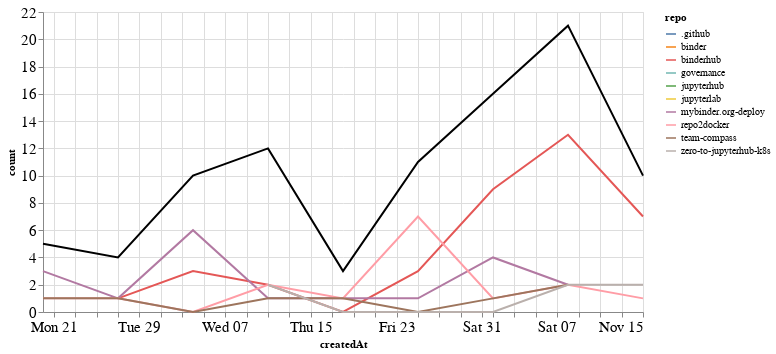

This figure's notebook cell:
### Markdown cell above
## Comments

### Code cell
comments_time = comments.groupby('repo').resample('W', on='createdAt').count()['author'].reset_index()
comments_time = comments_time.rename(columns={'author': 'count'})
comments_time_total = comments_time.groupby('createdAt').agg({"count": "sum"}).reset_index()
ch1 = alt.Chart(comments_time, width=600).mark_line().encode(
    x='createdAt',
    y='count',
    color='repo',
    tooltip="repo"
)

ch2 = alt.Chart(comments_time_total, width=600).mark_line(color="black").encode(
    x='createdAt',
    y='count',
)

ch1 + ch2

### Figure 1 — Vega-Lite specification as saved in the notebook (floating-point values rounded to 4 significant figures)
{"config": {"axisLeft": {"labelFontSize": 15}, "axisBottom": {"labelFontSize": 15}}, "layer": [{"data": {"name": "data-43790f7fea48377c8211d341f3dadc68"}, "mark": "line", "encoding": {"color": {"type": "nominal", "field": "repo"}, "tooltip": {"type": "nominal", "field": "repo"}, "x": {"type": "temporal", "field": "createdAt"}, "y": {"type": "quantitative", "field": "count"}}, "width": 600}, {"data": {"name": "data-8bd5c65447795a3423620fe1eaabc0c7"}, "mark": {"type": "line", "color": "black"}, "encoding": {"x": {"type": "temporal", "field": "createdAt"}, "y": {"type": "quantitative", "field": "count"}}, "width": 600}], "$schema": "https://vega.github.io/schema/vega-lite/v4.8.1.json", "datasets": {"data-43790f7fea48377c8211d341f3dadc68": [{"repo": ".github", "createdAt": "2020-10-04T00:00:00", "count": 1}, {"repo": "binder", "createdAt": "2020-10-11T00:00:00", "count": 2}, {"repo": "binderhub", "createdAt": "2020-09-27T00:00:00", "count": 1}, {"repo": "binderhub", "createdAt": "2020-10-04T00:00:00", "count": 3}, {"repo": "binderhub", "createdAt": "2020-10-11T00:00:00", "count": 2}, {"repo": "binderhub", "createdAt": "2020-10-18T00:00:00", "count": 0}, {"repo": "binderhub", "createdAt": "2020-10-25T00:00:00", "count": 3}, {"repo": "binderhub", "createdAt": "2020-11-01T00:00:00", "count": 9}, {"repo": "binderhub", "createdAt": "2020-11-08T00:00:00", "count": 13}, {"repo": "binderhub", "createdAt": "2020-11-15T00:00:00", "count": 7}, {"repo": "governance", "createdAt": "2020-10-11T00:00:00", "count": 1}, {"repo": "jupyterhub", "createdAt": "2020-11-01T00:00:00", "count": 1}, {"repo": "jupyterlab", "createdAt": "2020-10-11T00:00:00", "count": 1}, {"repo": "mybinder.org-deploy", "createdAt": "2020-09-20T00:00:00", "count": 3}, {"repo": "mybinder.org-deploy", "createdAt": "2020-09-27T00:00:00", "count": 1}, {"repo": "mybinder.org-deploy", "createdAt": "2020-10-04T00:00:00", "count": 6}, {"repo": "mybinder.org-deploy", "createdAt": "2020-10-11T00:00:00", "count": 1}, {"repo": "mybinder.org-deploy", "createdAt": "2020-10-18T00:00:00", "count": 1}, {"repo": "mybinder.org-deploy", "createdAt": "2020-10-25T00:00:00", "count": 1}, {"repo": "mybinder.org-deploy", "createdAt": "2020-11-01T00:00:00", "count": 4}, {"repo": "mybinder.org-deploy", "createdAt": "2020-11-08T00:00:00", "count": 2}, {"repo": "repo2docker", "createdAt": "2020-09-20T00:00:00", "count": 1}, {"repo": "repo2docker", "createdAt": "2020-09-27T00:00:00", "count": 1}, {"repo": "repo2docker", "createdAt": "2020-10-04T00:00:00", "count": 0}, {"repo": "repo2docker", "createdAt": "2020-10-11T00:00:00", "count": 2}, {"repo": "repo2docker", "createdAt": "2020-10-18T00:00:00", "count": 1}, {"repo": "repo2docker", "createdAt": "2020-10-25T00:00:00", "count": 7}, {"repo": "repo2docker", "createdAt": "2020-11-01T00:00:00", "count": 1}, {"repo": "repo2docker", "createdAt": "2020-11-08T00:00:00", "count": 2}, {"repo": "repo2docker", "createdAt": "2020-11-15T00:00:00", "count": 1}, {"repo": "team-compass", "createdAt": "2020-09-20T00:00:00", "count": 1}, {"repo": "team-compass", "createdAt": "2020-09-27T00:00:00", "count": 1}, {"repo": "team-compass", "createdAt": "2020-10-04T00:00:00", "count": 0}, {"repo": "team-compass", "createdAt": "2020-10-11T00:00:00", "count": 1}, {"repo": "team-compass", "createdAt": "2020-10-18T00:00:00", "count": 1}, {"repo": "team-compass", "createdAt": "2020-10-25T00:00:00", "count": 0}, {"repo": "team-compass", "createdAt": "2020-11-01T00:00:00", "count": 1}, {"repo": "team-compass", "createdAt": "2020-11-08T00:00:00", "count": 2}, {"repo": "zero-to-jupyterhub-k8s", "createdAt": "2020-10-11T00:00:00", "count": 2}, {"repo": "zero-to-jupyterhub-k8s", "createdAt": "2020-10-18T00:00:00", "count": 0}, {"repo": "zero-to-jupyterhub-k8s", "createdAt": "2020-10-25T00:00:00", "count": 0}, {"repo": "zero-to-jupyterhub-k8s", "createdAt": "2020-11-01T00:00:00", "count": 0}, {"repo": "zero-to-jupyterhub-k8s", "createdAt": "2020-11-08T00:00:00", "count": 2}, {"repo": "zero-to-jupyterhub-k8s", "createdAt": "2020-11-15T00:00:00", "count": 2}], "data-8bd5c65447795a3423620fe1eaabc0c7": [{"createdAt": "2020-09-20T00:00:00", "count": 5}, {"createdAt": "2020-09-27T00:00:00", "count": 4}, {"createdAt": "2020-10-04T00:00:00", "count": 10}, {"createdAt": "2020-10-11T00:00:00", "count": 12}, {"createdAt": "2020-10-18T00:00:00", "count": 3}, {"createdAt": "2020-10-25T00:00:00", "count": 11}, {"createdAt": "2020-11-01T00:00:00", "count": 16}, {"createdAt": "2020-11-08T00:00:00", "count": 21}, {"createdAt": "2020-11-15T00:00:00", "count": 10}]}}
